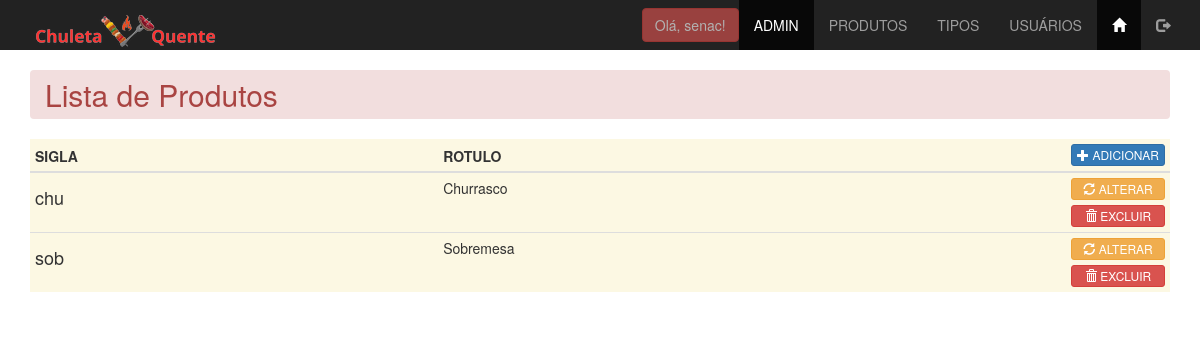
/admin/tipos_lista.php (signed in), run on the app's committed database.
### tables this page shows
CREATE TABLE `tipos` (
  `id` int(11) NOT NULL,
  `sigla` varchar(3) NOT NULL,
  `rotulo` varchar(15) NOT NULL
);

### admin/tipos_lista.php (the view, shortened to what this page needs)
<?php
    include '../conn/connect.php';
    $lista = $conn->query("SELECT * FROM tipos ORDER BY rotulo");
    $row = $lista->fetch_assoc();
?>
<!DOCTYPE html>
<html lang="pt-BR">
<head>
    <link rel="stylesheet" href="../css/bootstrap.min.css">
    <link rel="stylesheet" href="../css/estilo.css">
</head>
<body>
    <?php include 'menu_adm.php'; ?>
    <main class="container">
        <h2 class="breadcrumb alert-danger">Lista de Produtos</h2>
        <table class="table table-hover table-condensed tb-opacidade bg-warning">
            <thead>
                <th>SIGLA</th>
                <th>ROTULO</th>
                <th>
                    <a href="tipos_insere.php" target="_self" class="btn btn-block btn-primary btn-xs" role="button">
                        <span class="glyphicon glyphicon-plus" aria-hidden="true"></span>
                        <span class="hidden-xs">ADICIONAR</span>
                    </a>
                </th>
            </thead>
            <tbody>
                <?php
                do {
                ?>
                <tr>
                    <td class="">
                        <h4><?= $row['sigla']; ?></h4>
                    </td>
                    <td class=""><?= $row['rotulo']; ?></td>
                    <td class="col-xs-1">
                        <a href="tipos_atualiza.php?id=<?= $row['id'] ?>" role="button"
                            class="btn btn-warning btn-block btn-xs">
                            <span class="glyphicon glyphicon-refresh"></span>
                            <span class="hidden-xs">ALTERAR</span>
                        </a>
                        <button data-nome="<?= $row['rotulo']; ?>" data-id="<?= $row['id']; ?>"
                            class="delete btn btn-xs btn-block btn-danger">
                            <span class="glyphicon glyphicon-trash"></span>
                            <span class="hidden-xs">EXCLUIR</span>
                        </button>
                    </td>
                </tr>
                <?php
                } while ($row = $lista->fetch_assoc());
                ?>
            </tbody>
        </table>
    </main>
</body>
</html>

### data on the page
tipos: sigla "chu", rotulo "Churrasco"
tipos: sigla "sob", rotulo "Sobremesa"

### other printed values
$_SESSION['login_usuario'] "senac"
